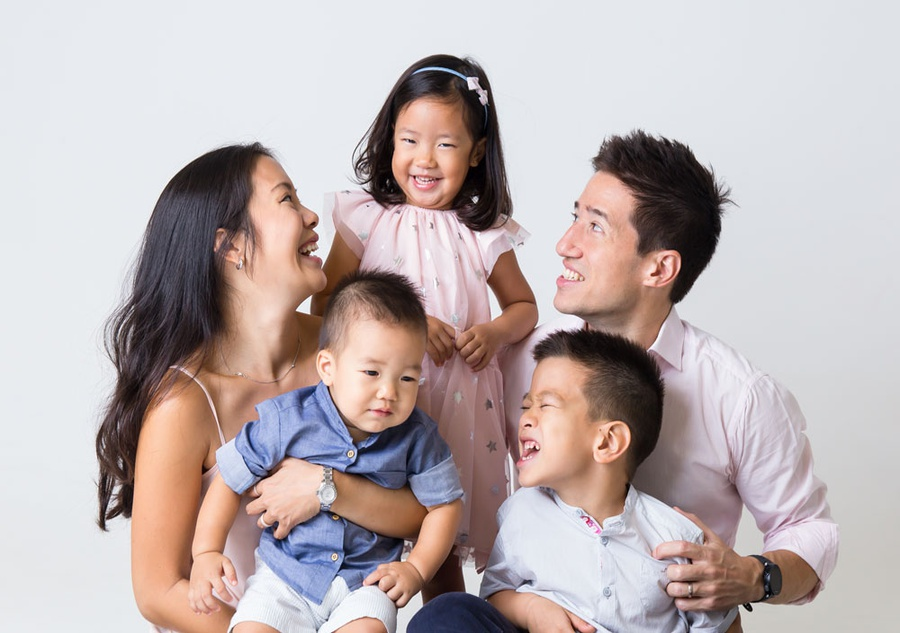
#> input picture download.jpg, 900 x 633 px, found by its file name
$ python enhance.py
#> lines starting #> are read from the running program, lines starting #| are printed output that depends on the picture
import cv2, sys, os
lines = sys.stdin.readline().replace('\n','')
line_list=lines.split('\'')
cwd = os.getcwd()
img = cv2.imread("download.jpg")
#> img is the input picture: shape (633, 900, 3); mean B, G, R 176.9, 176.7, 188.5


try:
    enhanced_img = cv2.detailEnhance(img, sigma_s=10, sigma_r=0.15)
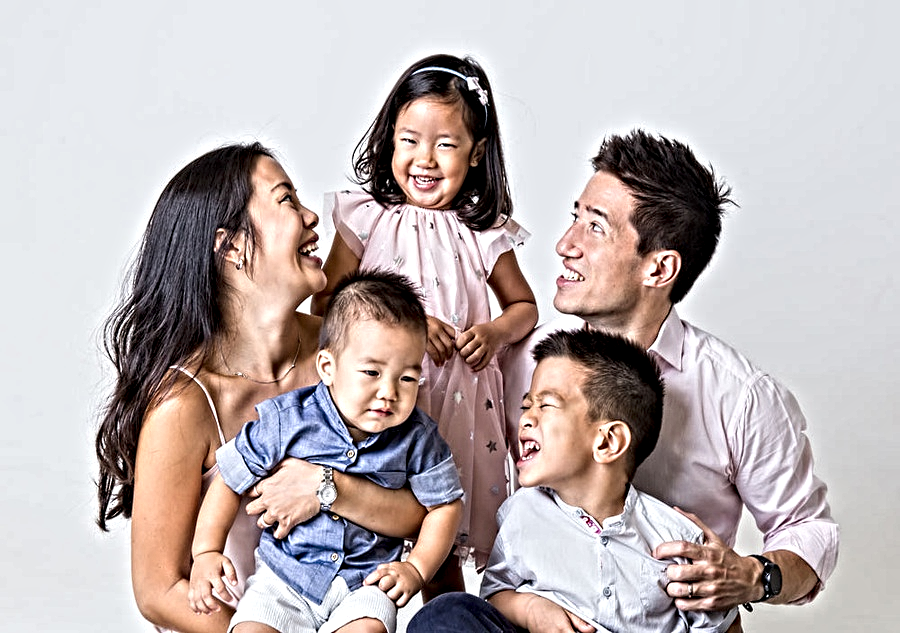
#> enhanced_img: shape (633, 900, 3); mean B, G, R 178.3, 178.4, 189
    cv2.imwrite(cwd+'/'+line_list[2]+'/'+line_list[1]+line_list[3], enhanced_img)
    print(True)
except:
    print(False)
